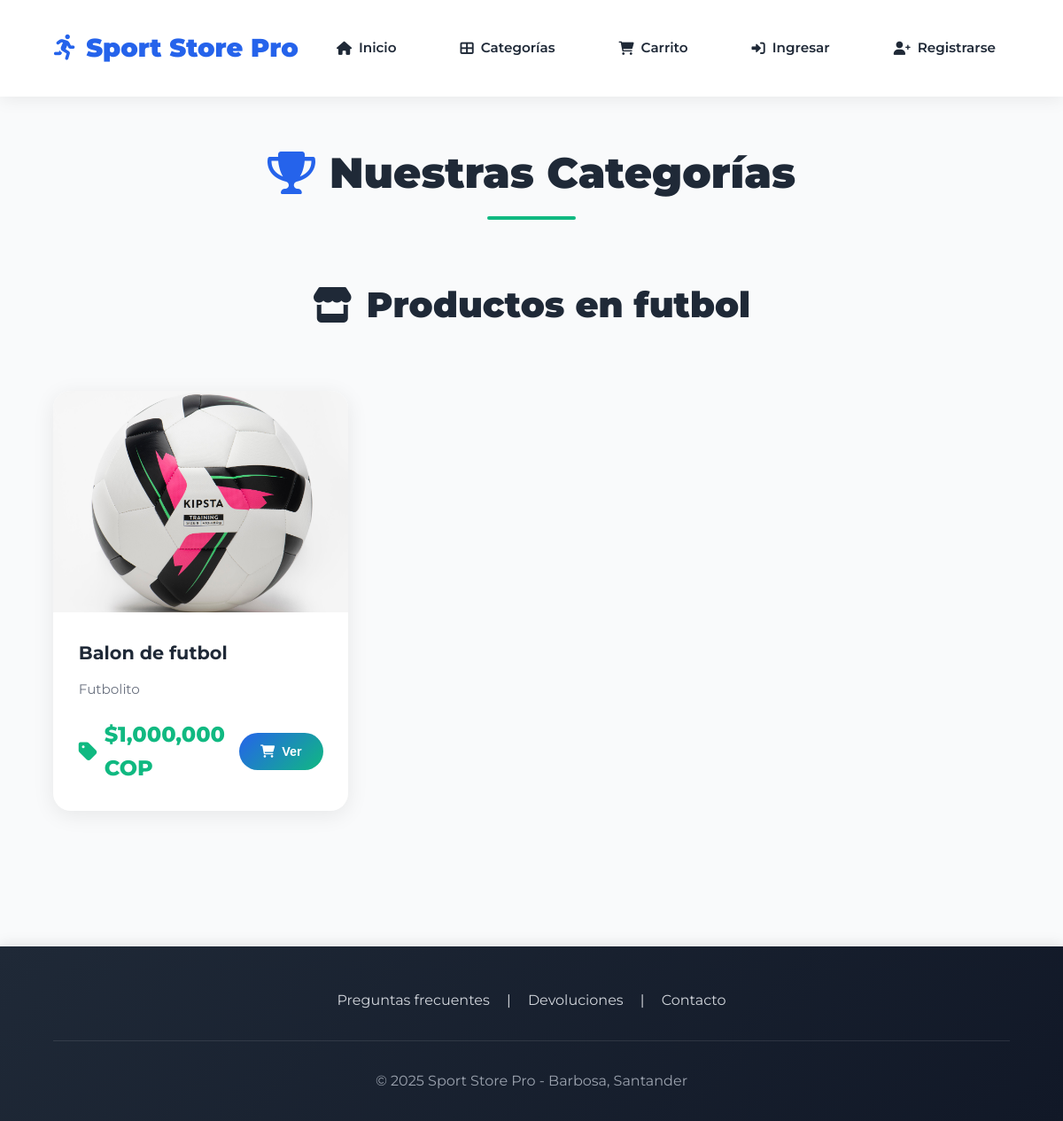
Screenshot of /categoria/futbol with the database file from the repository.
### app/models/products.py (models this page shows, shortened)
class Product(db.Model):
    __tablename__ = 'products'
    id = db.Column(db.Integer, primary_key=True)
    nombre = db.Column(db.String(120), nullable=False)
    descripcion = db.Column(db.Text, nullable=False)
    precio = db.Column(db.Integer, nullable=False)
    imagen_url = db.Column(db.String(255), nullable=False)
    categoria = db.Column(db.String(50), nullable=False)
    exclusivo = db.Column(db.Boolean, default=False)
    galeria = db.Column(db.Boolean, default=False)

### app/routes/store.py (the view)
@bp.route('/categoria/<string:nombre>')
def categoria(nombre):
    from app.models.products import Product
    productos = Product.query.filter_by(categoria=nombre.lower()).all()
    return render_template('categorias.html', productos=productos, categoria=nombre)

### app/templates/categorias.html (shortened to what this page needs)
<!DOCTYPE html>
<html lang="es">
<head>
    <link rel="stylesheet" href="https://cdnjs.cloudflare.com/ajax/libs/font-awesome/6.0.0/css/all.min.css">
    <link rel="stylesheet" href="/static/styles.css">
</head>
<body>
    <header>
        <a href="/" class="logo">
            <i class="fas fa-running"></i>
            <span>Sport Store Pro</span>
        </a>
        <nav>
            <a href="/"><i class="fas fa-home"></i> Inicio</a>
            <a href="/categorias"><i class="fas fa-th-large"></i> Categorías</a>
            <a href="/carrito"><i class="fas fa-shopping-cart"></i> Carrito</a>
            {% if current_user.is_authenticated %}
                <a href="/logout" style="color: #d32f2f;"><i class="fas fa-sign-out-alt"></i> Cerrar sesión</a>
            {% else %}
                <a href="/login"><i class="fas fa-sign-in-alt"></i> Ingresar</a>
                <a href="/register"><i class="fas fa-user-plus"></i> Registrarse</a>
            {% endif %}
        </nav>
    </header>
    <main>
        <div class="page-header">
            <h2><i class="fas fa-trophy"></i> Nuestras Categorías</h2>
        </div>
        {% if productos %}
        <div class="products-section">
            <h3>
                <i class="fas fa-store"></i>
                Productos en {{ categoria }}
            </h3>
            <div class="products-grid">
                {% for producto in productos %}
                <div class="product-card">
                    <a href="/producto/{{ producto.id }}" style="text-decoration: none; color: inherit;">
                        <div class="product-image-wrapper">
                            <img src="{{ producto.imagen_url }}" alt="{{ producto.nombre }}">
                        </div>
                        <div class="product-info">
                            <h4>{{ producto.nombre }}</h4>
                            {% if producto.descripcion %}
                            <p>{{ producto.descripcion[:80] }}{% if producto.descripcion|length > 80 %}...{% endif %}</p>
                            {% endif %}
                            <div class="product-footer">
                                <span class="product-price">
                                    <i class="fas fa-tag"></i>
                                    ${{ '{:,.0f}'.format(producto.precio) }} COP
                                </span>
                                <button class="btn-add-cart" onclick="event.preventDefault(); window.location.href='/producto/{{ producto.id }}';">
                                    <i class="fas fa-shopping-cart"></i>
                                    Ver
                                </button>
                            </div>
                        </div>
                    </a>
                </div>
                {% endfor %}
            </div>
        </div>
        {% endif %}
    </main>
    <footer>
        <a href="/faq">Preguntas frecuentes</a> |
        <a href="/devoluciones">Devoluciones</a> |
        <a href="/contacto">Contacto</a>
        <p>&copy; 2025 Sport Store Pro - Barbosa, Santander</p>
    </footer>
</body>
</html>

### app/static/styles.css (style rules this page uses)
:root { --primary-color: #2196F3; --primary-dark: #1976D2; --secondary-color: #FF4081; --text-color: #333333; --background-light: #F5F7FA; --white: #FFFFFF; }
body { font-family: 'Roboto', 'Segoe UI', Arial, sans-serif; background: var(--background-light); margin: 0; padding: 0; color: var(--text-color); line-height: 1.6; }
header { background: var(--white); box-shadow: 0 2px 15px rgba(0,0,0,0.1); padding: 15px 40px; position: sticky; top: 0; z-index: 1000; }
nav { margin: 15px 0; display: flex; align-items: center; gap: 20px; }
nav a { color: var(--text-color); text-decoration: none; font-weight: 500; font-size: 1.1rem; padding: 8px 16px; border-radius: 25px; transition: all 0.3s ease; position: relative; }
nav a::after { content: ''; position: absolute; bottom: 0; left: 50%; transform: translateX(-50%); width: 0; height: 2px; background: var(--primary-color); transition: width 0.3s ease; }
main { min-height: 80vh; padding: 40px 5% 60px; max-width: 1400px; margin: 0 auto; }
h2 { font-size: 2.5rem; color: var(--primary-dark); margin-bottom: 30px; text-align: center; font-weight: 700; position: relative; padding-bottom: 15px; }
h2::after { content: ''; position: absolute; bottom: 0; left: 50%; transform: translateX(-50%); width: 100px; height: 4px; background: var(--secondary-color); border-radius: 2px; }
.products-grid { display: grid; grid-template-columns: repeat(auto-fit, minmax(280px, 1fr)); gap: 30px; padding: 25px 0; }
.product-card { background: var(--white); border-radius: 15px; overflow: hidden; box-shadow: 0 8px 20px rgba(0,0,0,0.08); transition: all 0.4s cubic-bezier(0.165, 0.84, 0.44, 1); position: relative; height: 100%; display: flex; flex-direction: column; }
.product-footer { display: flex; justify-content: space-between; align-items: center; margin-top: auto; }
.product-price { font-size: 1.2rem; font-weight: 700; color: var(--primary-dark); margin: 0; }
.btn-add-cart { background: var(--secondary-color); color: white; border: none; padding: 10px 20px; border-radius: 25px; font-weight: 500; cursor: pointer; transition: all 0.3s ease; display: flex; align-items: center; gap: 8px; }
.product-footer { display: flex; justify-content: space-between; align-items: center; margin-top: 15px; }
.product-price { font-size: 1.4rem; color: var(--primary-dark); font-weight: 700; }
.btn-add-cart { background: var(--secondary-color); color: white; border: none; padding: 8px 15px; border-radius: 20px; font-weight: 500; cursor: pointer; transition: all 0.3s ease; }
footer { background: var(--white); box-shadow: 0 -2px 15px rgba(0,0,0,0.1); padding: 30px 40px; text-align: center; color: var(--text-color); }
footer a { color: var(--primary-color); text-decoration: none; margin: 0 15px; transition: color 0.3s ease; }

### rows the page displays
Product: categoria "futbol", imagen_url (picture), nombre "Balon de futbol", descripcion "Futbolito", precio "1,000,000"
